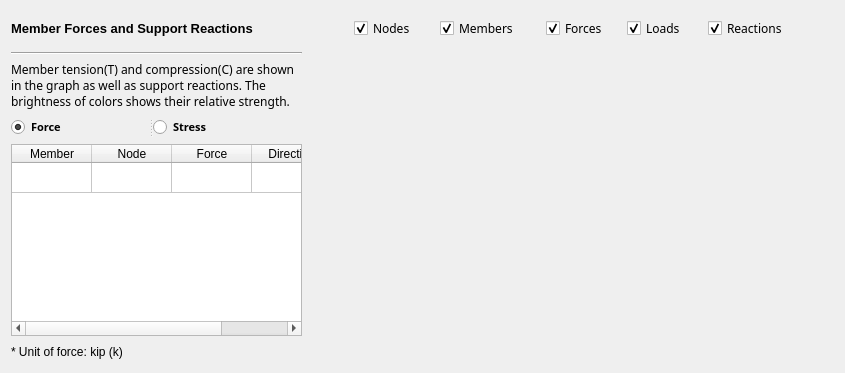
     <widget class="QWidget" name="page_forces">
      <layout class="QGridLayout" name="gridLayout_10">
       <item row="0" column="0">
        <widget class="QLabel" name="label_18">
         <property name="minimumSize">
          <size>
           <width>0</width>
           <height>35</height>
          </size>
         </property>
         <property name="font">
          <font>
           <pointsize>10</pointsize>
           <weight>75</weight>
           <bold>true</bold>
          </font>
         </property>
         <property name="text">
          <string>Member Forces and Support Reactions</string>
         </property>
        </widget>
       </item>
       <item row="0" column="1">
        <spacer name="horizontalSpacer">
         <property name="orientation">
          <enum>Qt::Horizontal</enum>
         </property>
         <property name="sizeHint" stdset="0">
          <size>
           <width>40</width>
           <height>20</height>
          </size>
         </property>
        </spacer>
       </item>
       <item row="0" column="2">
        <widget class="QCheckBox" name="checkBox_nodes">
         <property name="minimumSize">
          <size>
           <width>80</width>
           <height>0</height>
          </size>
         </property>
         <property name="maximumSize">
          <size>
           <width>100</width>
           <height>16777215</height>
          </size>
         </property>
         <property name="font">
          <font>
           <family>Segoe UI Semibold</family>
          </font>
         </property>
         <property name="text">
          <string>Nodes</string>
         </property>
         <property name="checked">
          <bool>true</bool>
         </property>
        </widget>
       </item>
       <item row="0" column="3">
        <widget class="QCheckBox" name="checkBox_members">
         <property name="minimumSize">
          <size>
           <width>100</width>
           <height>0</height>
          </size>
         </property>
         <property name="maximumSize">
          <size>
           <width>100</width>
           <height>16777215</height>
          </size>
         </property>
         <property name="font">
          <font>
           <family>Segoe UI Semibold</family>
          </font>
         </property>
         <property name="text">
          <string>Members</string>
         </property>
         <property name="checked">
          <bool>true</bool>
         </property>
        </widget>
       </item>
       <item row="0" column="4">
        <widget class="QCheckBox" name="checkBox_forces">
         <property name="minimumSize">
          <size>
           <width>75</width>
           <height>0</height>
          </size>
         </property>
         <property name="maximumSize">
          <size>
           <width>100</width>
           <height>16777215</height>
          </size>
         </property>
         <property name="font">
          <font>
           <family>Segoe UI Semibold</family>
          </font>
         </property>
         <property name="text">
          <string>Forces</string>
         </property>
         <property name="checked">
          <bool>true</bool>
         </property>
        </widget>
       </item>
       <item row="0" column="5">
        <widget class="QCheckBox" name="checkBox_loads">
         <property name="minimumSize">
          <size>
           <width>75</width>
           <height>0</height>
          </size>
         </property>
         <property name="maximumSize">
          <size>
           <width>100</width>
           <height>16777215</height>
          </size>
         </property>
         <property name="font">
          <font>
           <family>Segoe UI Semibold</family>
          </font>
         </property>
         <property name="text">
          <string>Loads</string>
         </property>
         <property name="checked">
          <bool>true</bool>
         </property>
        </widget>
       </item>
       <item row="0" column="6">
        <widget class="QCheckBox" name="checkBox_reactions">
         <property name="minimumSize">
          <size>
           <width>80</width>
           <height>0</height>
          </size>
         </property>
         <property name="font">
          <font>
           <family>Segoe UI Semibold</family>
          </font>
         </property>
         <property name="text">
          <string>Reactions</string>
         </property>
         <property name="checked">
          <bool>true</bool>
         </property>
        </widget>
       </item>
       <item row="0" column="7">
        <spacer name="horizontalSpacer_2">
         <property name="orientation">
          <enum>Qt::Horizontal</enum>
         </property>
         <property name="sizeHint" stdset="0">
          <size>
           <width>40</width>
           <height>20</height>
          </size>
         </property>
        </spacer>
       </item>
       <item row="1" column="0">
        <widget class="Line" name="line_8">
         <property name="orientation">
          <enum>Qt::Horizontal</enum>
         </property>
        </widget>
       </item>
       <item row="2" column="0">
        <widget class="QLabel" name="label_17">
         <property name="font">
          <font>
           <family>Segoe UI Semibold</family>
           <pointsize>9</pointsize>
          </font>
         </property>
         <property name="text">
          <string>Member tension(T) and compression(C) are shown 
in the graph as well as support reactions. The 
brightness of colors shows their relative strength.</string>
         </property>
        </widget>
       </item>
       <item row="3" column="0">
        <widget class="QSplitter" name="splitter">
         <property name="orientation">
          <enum>Qt::Horizontal</enum>
         </property>
         <property name="opaqueResize">
          <bool>true</bool>
         </property>
         <property name="childrenCollapsible">
          <bool>false</bool>
         </property>
         <widget class="QRadioButton" name="radioButton_force">
          <property name="font">
           <font>
            <family>Perpetua Titling MT</family>
            <pointsize>8</pointsize>
            <weight>75</weight>
            <bold>true</bold>
           </font>
          </property>
          <property name="text">
           <string>Force</string>
          </property>
          <property name="checked">
           <bool>true</bool>
          </property>
         </widget>
         <widget class="QRadioButton" name="radioButton_stress">
          <property name="font">
           <font>
            <family>Perpetua Titling MT</family>
            <pointsize>8</pointsize>
            <weight>75</weight>
            <bold>true</bold>
           </font>
          </property>
          <property name="text">
           <string>Stress</string>
          </property>
         </widget>
        </widget>
       </item>
       <item row="4" column="0">
        <widget class="QTableWidget" name="tableWidget_result">
         <property name="minimumSize">
          <size>
           <width>0</width>
           <height>0</height>
          </size>
         </property>
         <property name="maximumSize">
          <size>
           <width>350</width>
           <height>16777215</height>
          </size>
         </property>
         <property name="alternatingRowColors">
          <bool>true</bool>
         </property>
         <attribute name="horizontalHeaderDefaultSectionSize">
          <number>80</number>
         </attribute>
         <attribute name="horizontalHeaderStretchLastSection">
          <bool>true</bool>
         </attribute>
         <attribute name="verticalHeaderVisible">
          <bool>false</bool>
         </attribute>
         <row>
          <property name="text">
           <string>1</string>
          </property>
         </row>
         <column>
          <property name="text">
           <string>Member</string>
          </property>
          <property name="background">
           <color>
            <red>238</red>
            <green>64</green>
            <blue>53</blue>
           </color>
          </property>
         </column>
         <column>
          <property name="text">
           <string>Node</string>
          </property>
          <property name="background">
           <color>
            <red>243</red>
            <green>119</green>
            <blue>54</blue>
           </color>
          </property>
         </column>
         <column>
          <property name="text">
           <string>Force</string>
          </property>
          <property name="background">
           <color>
            <red>253</red>
            <green>244</green>
            <blue>152</blue>
           </color>
          </property>
         </column>
         <column>
          <property name="text">
           <string>Direction</string>
          </property>
          <property name="background">
           <color>
            <red>123</red>
            <green>192</green>
            <blue>67</blue>
           </color>
          </property>
         </column>
         <item row="0" column="0">
          <property name="text">
           <string/>
          </property>
          <property name="textAlignment">
           <set>AlignLeading|AlignVCenter</set>
          </property>
         </item>
        </widget>
       </item>
       <item row="5" column="0">
        <widget class="QLabel" name="label_unit_stress">
         <property name="minimumSize">
          <size>
           <width>291</width>
           <height>20</height>
          </size>
         </property>
         <property name="maximumSize">
          <size>
           <width>16777215</width>
           <height>40</height>
          </size>
         </property>
         <property name="font">
          <font>
           <pointsize>9</pointsize>
          </font>
         </property>
         <property name="text">
          <string>* Unit of force: kip (k)</string>
         </property>
        </widget>
       </item>
       <item row="2" column="1" rowspan="4" colspan="7">
        <layout class="QVBoxLayout" name="graphLayout_result">
         <property name="spacing">
          <number>0</number>
         </property>
         <property name="bottomMargin">
          <number>0</number>
         </property>
        </layout>
       </item>
      </layout>
     </widget>
